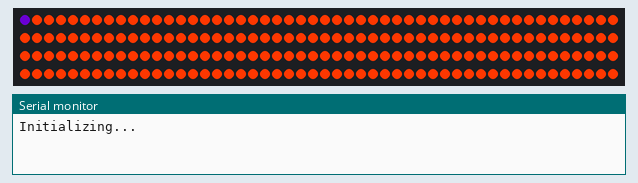
Recording of a program running on a simulated ESP32. Parts: 200 RGB LEDs in strip order, left to right, continuing on the next row, the last lines printed to the serial monitor.

Above: at 0.1 s.
At 5.29 s:
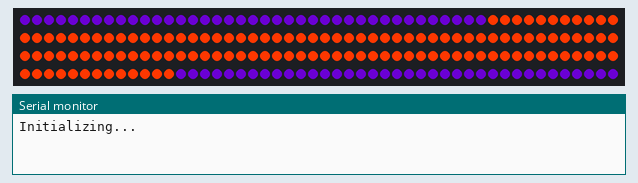
At 9.41 s:
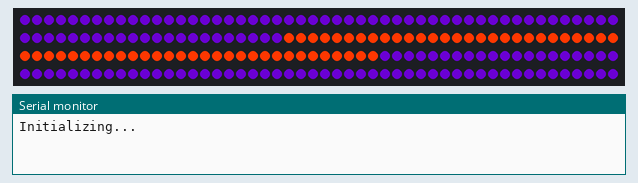
At 18.87 s:
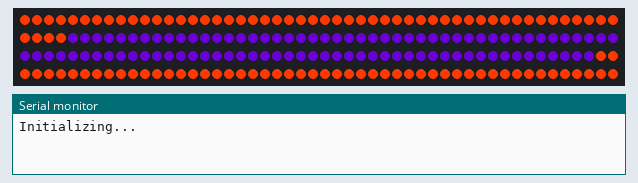
At 28.36 s:
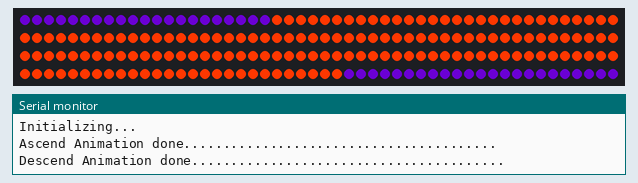
At 37.83 s:
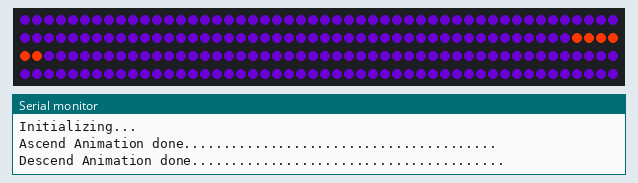

The program:

main.cpp
```cpp
// This project is based on:
// NeoPixelCylon
// Heavily modified, such that the WS2811 strip will all start at one color
// and one-by-one from both ends, each LED will change to another color
// Then it repeats for the opposite color
//
// This will demonstrate the use of the NeoEase animation ease methods; that provide
// simulated acceleration to the animations.
//
//

#include <NeoPixelBus.h>
#include <NeoPixelAnimator.h>

const uint16_t PixelCount = 200; // make sure to set this to the number of pixels in your strip
const uint8_t PixelPin = 13;     // make sure to set this to the correct pin, ignored for Esp8266
const RgbColor PurpleColor(RgbColor(64, 0, 128));
const RgbColor OrangeColor(RgbColor(255, 55, 0));

NeoPixelBus<NeoRgbFeature, Neo800KbpsMethod> strip(PixelCount, PixelPin);
// for esp8266 omit the pin
//NeoPixelBus<NeoGrbFeature, Neo800KbpsMethod> strip(PixelCount);

NeoPixelAnimator animations(2); // only ever need 2 animations

uint16_t lastPixel = 0; // track the eye position
int8_t moveDir = 1;     // track the direction of movement

// uncomment one of the lines below to see the effects of
// changing the ease function on the movement animation
AnimEaseFunction moveEase =
    NeoEase::Linear;
//      NeoEase::QuadraticInOut;
//      NeoEase::CubicInOut;
// NeoEase::QuarticInOut;
//      NeoEase::QuinticInOut;
//      NeoEase::SinusoidalInOut;
//      NeoEase::ExponentialInOut;
//      NeoEase::CircularInOut;

void FadeAll(uint8_t darkenBy)
{
    RgbColor color;
    for (uint16_t indexPixel = 0; indexPixel < strip.PixelCount(); indexPixel++)
    {
        color = strip.GetPixelColor(indexPixel);
        color.Darken(darkenBy);
        strip.SetPixelColor(indexPixel, color);
    }
}

void DescendAnimUpdate(const AnimationParam &param)
{
    // apply the movement animation curve
    float progress = moveEase(param.progress);

    // use the curved progress to calculate the pixel to effect
    uint16_t nextPixel;
    if (moveDir < 0)
    {
        nextPixel = progress * PixelCount;
    }
    else
    {
        nextPixel = (1.0f - progress) * PixelCount;
    }

    // if progress moves fast enough, we may move more than
    // one pixel, so we update all between the calculated and
    // the last
    if (lastPixel != nextPixel)
    {
        for (uint16_t i = lastPixel + moveDir; i != nextPixel; i += moveDir)
        {
            strip.SetPixelColor(i, OrangeColor);
        }
    }
    strip.SetPixelColor(nextPixel, OrangeColor);

    lastPixel = nextPixel;

    if (param.state == AnimationState_Completed)
    {
        Serial.println("Descend Animation done........................................");

        // done, time to restart this position tracking animation/timer
        animations.RestartAnimation(param.index);
    }
}

void AscendAnimUpdate(const AnimationParam &param)
{
    // apply the movement animation curve
    float progress = moveEase(param.progress);

    // use the curved progress to calculate the pixel to effect
    uint16_t nextPixel;
    if (moveDir > 0)
    {
        nextPixel = progress * PixelCount;
    }
    else
    {
        nextPixel = (1.0f - progress) * PixelCount;
    }

    // if progress moves fast enough, we may move more than
    // one pixel, so we update all between the calculated and
    // the last
    if (lastPixel != nextPixel)
    {
        for (uint16_t i = lastPixel + moveDir; i != nextPixel; i += moveDir)
        {
            strip.SetPixelColor(i, PurpleColor);
        }
    }
    strip.SetPixelColor(nextPixel, PurpleColor);

    lastPixel = nextPixel;

    if (param.state == AnimationState_Completed)
    {
        Serial.println("Ascend Animation done........................................");
        // reverse direction of movement
        moveDir *= -1;

        // done, time to restart this position tracking animation/timer
        animations.RestartAnimation(param.index);
    }
}

void SetupAnimations()
{

    // take several seconds to move eye fron one side to the other
    animations.StartAnimation(0, 25000, AscendAnimUpdate);

    // fade all pixels providing a tail that is longer the faster
    // the pixel moves.
    animations.StartAnimation(1, 25000, DescendAnimUpdate);
}

void setup()
{
    Serial.begin(115200);
    while (!Serial)
        ; // wait for serial attach

    Serial.println();
    Serial.println("Initializing...");
    Serial.flush();

    strip.Begin();
    strip.Show();

    SetupAnimations();
}

void loop()
{
    // this is all that is needed to keep it running
    // and avoiding using delay() is always a good thing for
    // any timing related routines
    animations.UpdateAnimations();
    strip.Show();
}
```

Measured:
- what the display in image 5 shows lasts 0.4 s, from 37.6 s to 38.0 s
